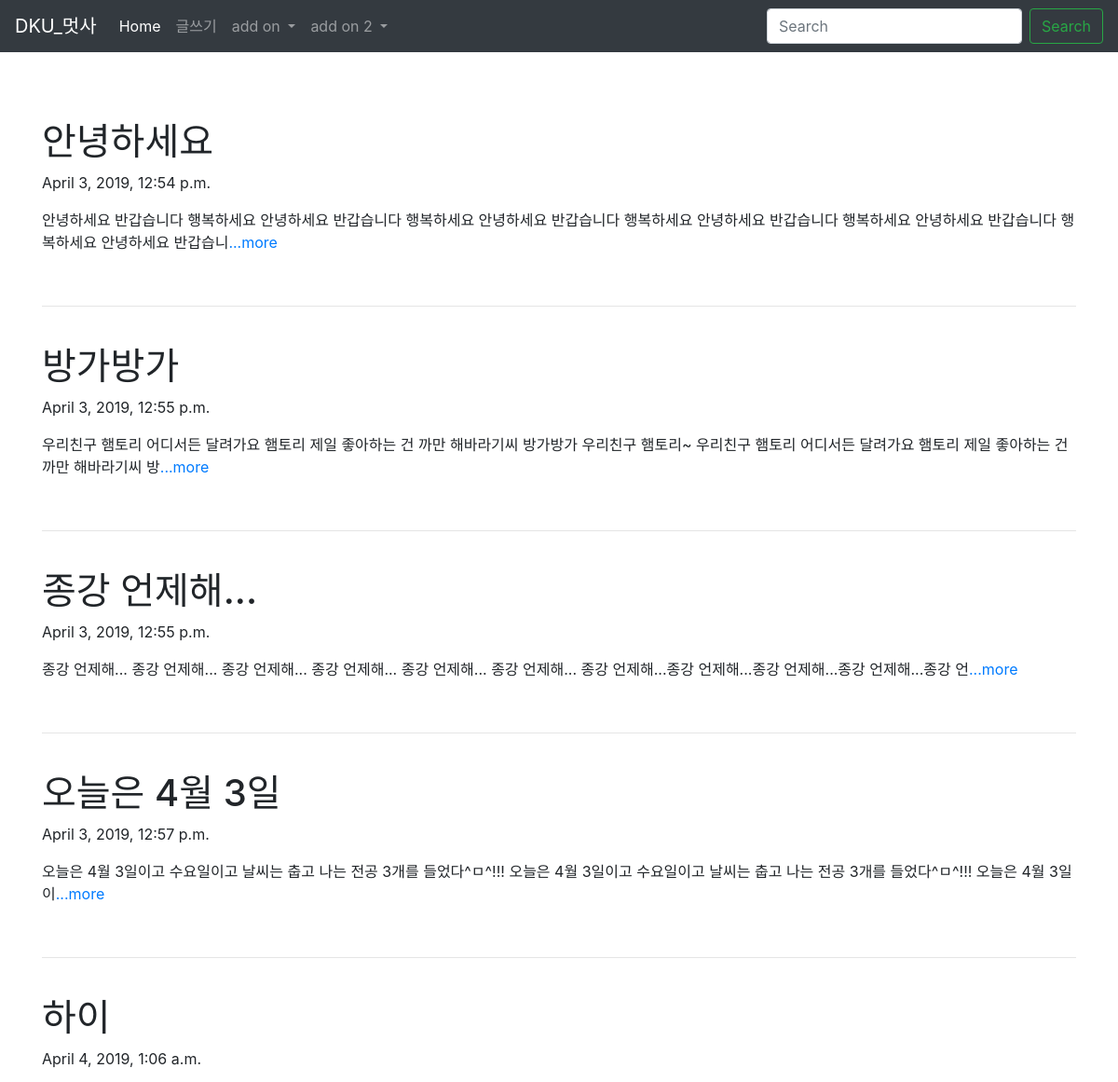
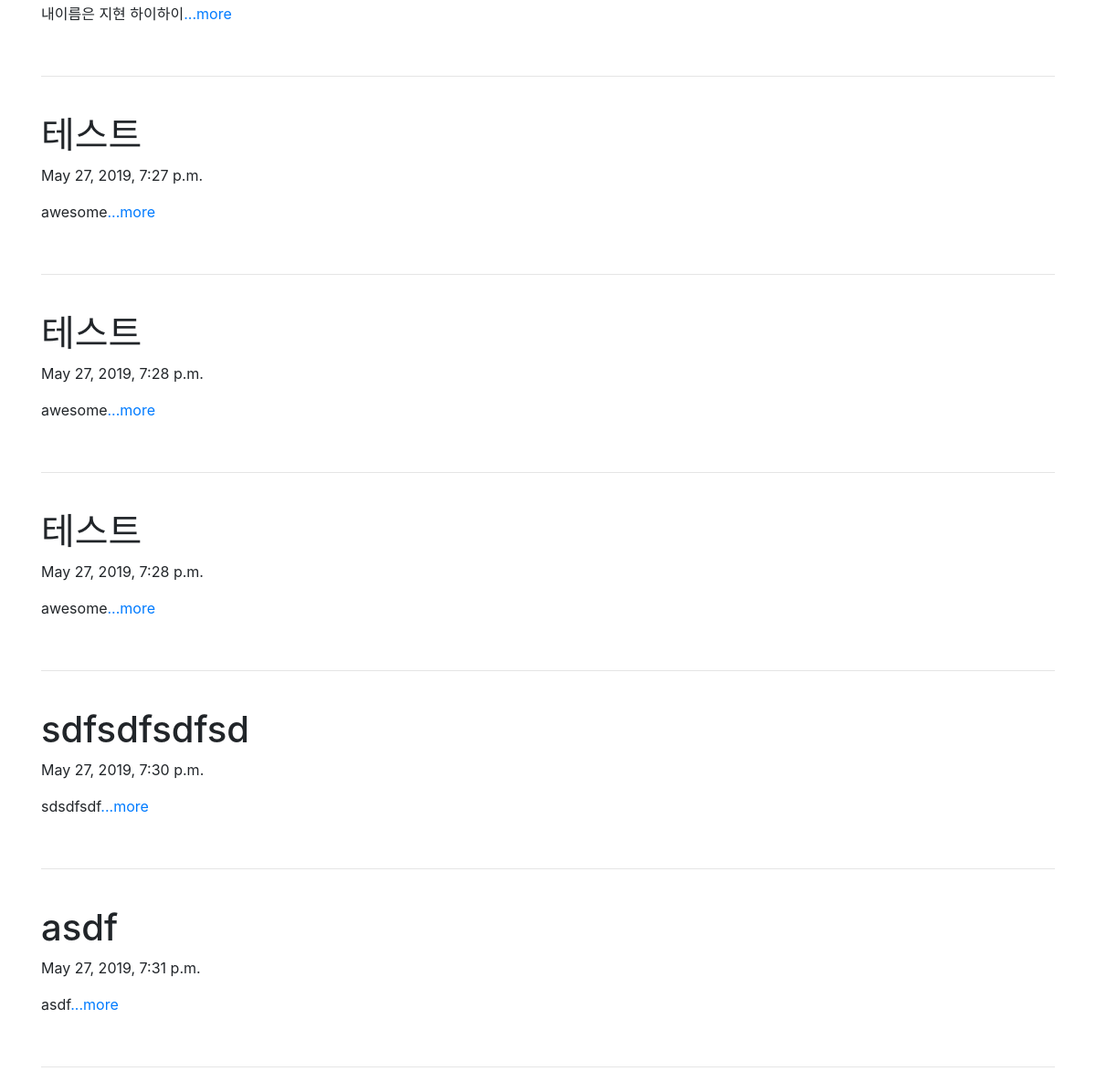
The page / on the database its author committed (2 pictures, top to bottom).
### blog/models.py (models this page shows, shortened)
class Blog(models.Model):
    title=models.CharField(max_length=200)  #제목
    pub_date=models.DateTimeField('date published') #시간
    body=models.TextField() #내용
    def summary(self):          # 본문 100글자 상한선
        return self.body[:100]  # slicing(리스트 자르기), 처음부터 100글자까지

### blog/views.py (the view)
# urls.py: path('',blog.views.home, name="home"),
def home(request):
    blogs=Blog.objects      # 쿼리셋(객체 목록 받아옴)  # 메소드
    return render(request,'home.html',{'blogs':blogs})

### blog/templates/home.html
{% extends 'base.html' %} {% block contents %}
<body>
  <div class="container">
    {% for blog in blogs.all %}
    <br />
    <h1>{{ blog.title }}</h1>
    <p>{{ blog.pub_date }}</p>
    <p>{{ blog.summary }}<a href="{% url 'detail' blog.id %}">...more</a></p>
    <br />
    <hr />
    {% endfor %}
  </div>
</body>
{% endblock %}

### rows shown on the page
Blog: title "안녕하세요", pub_date "April 3, 2019, 12:54 p.m.", summary "안녕하세요 반갑습니다 행복하세요 안녕하세요 반갑습니다 행복하세요 안녕하세요 반갑습니다 행복하세요 안녕하세요 반갑습니다 행복하세요 안녕하세요 반갑습니다 행복하세요 안녕하세요 반갑습니"
Blog: title "방가방가", pub_date "April 3, 2019, 12:55 p.m.", summary "우리친구 햄토리 어디서든 달려가요 햄토리 제일 좋아하는 건 까만 해바라기씨 방가방가 우리친구 햄토리~ 우리친구 햄토리 어디서든 달려가요 햄토리 제일 좋아하는 건 까만 해바라기씨 방"
Blog: title "종강 언제해...", pub_date "April 3, 2019, 12:55 p.m.", summary "종강 언제해... 종강 언제해... 종강 언제해... 종강 언제해... 종강 언제해... 종강 언제해... 종강 언제해...종강 언제해...종강 언제해...종강 언제해...종강 언"
Blog: title "오늘은 4월 3일", pub_date "April 3, 2019, 12:57 p.m.", summary "오늘은 4월 3일이고 수요일이고 날씨는 춥고 나는 전공 3개를 들었다^ㅁ^!!! 오늘은 4월 3일이고 수요일이고 날씨는 춥고 나는 전공 3개를 들었다^ㅁ^!!! 오늘은 4월 3일이"
Blog: title "하이", pub_date "April 4, 2019, 1:06 a.m.", summary "내이름은 지현 하이하이"
Blog: title "테스트", pub_date "May 27, 2019, 7:27 p.m.", summary "awesome"
Blog: title "테스트", pub_date "May 27, 2019, 7:28 p.m.", summary "awesome"
Blog: title "테스트", pub_date "May 27, 2019, 7:28 p.m.", summary "awesome"
Blog: title "sdfsdfsdfsd", pub_date "May 27, 2019, 7:30 p.m.", summary "sdsdfsdf"
Blog: title "asdf", pub_date "May 27, 2019, 7:31 p.m.", summary "asdf"
